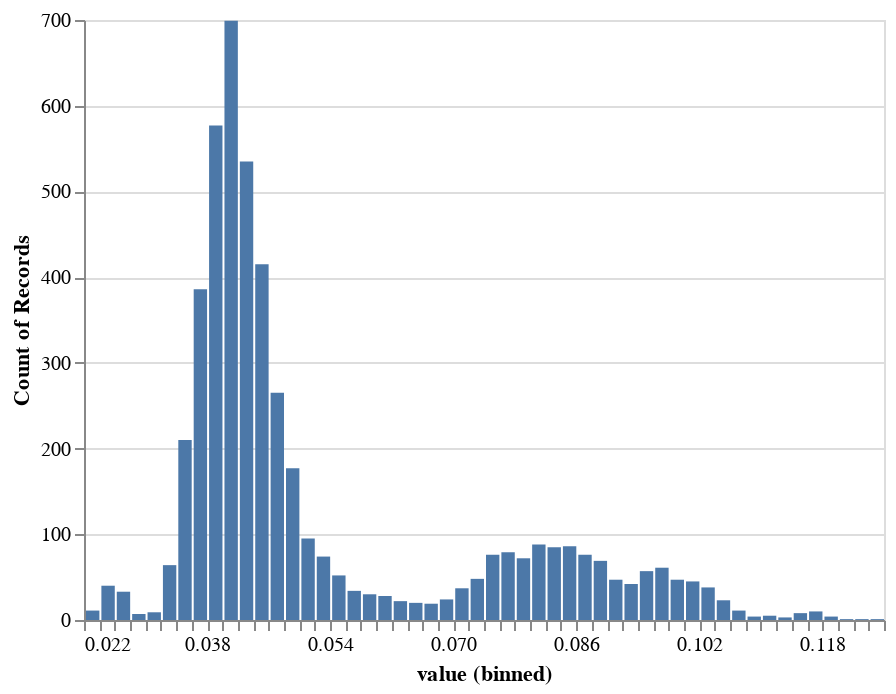

The code cell stored with this chart in its notebook:
### Code cell
# create the histogram chart
alt.Chart(df).mark_bar().encode(
    alt.X('value', bin=alt.Bin(maxbins=100)),
    y='count()'
)

### Figure 1 — Vega-Lite specification as saved in the notebook (floating-point values rounded to 4 significant figures; data arrays with more than 128 entries replaced by an {"elided": "..."} marker saying what was removed)
{"config": {"view": {"continuousWidth": 400, "continuousHeight": 300}}, "data": {"name": "data-463cb6f98d75194db1d538bfc93dbb85"}, "mark": "bar", "encoding": {"x": {"bin": {"maxbins": 100}, "field": "value", "type": "quantitative"}, "y": {"aggregate": "count", "type": "quantitative"}}, "$schema": "https://vega.github.io/schema/vega-lite/v4.17.0.json", "datasets": {"data-463cb6f98d75194db1d538bfc93dbb85": {"elided": "4950 records"}}}
